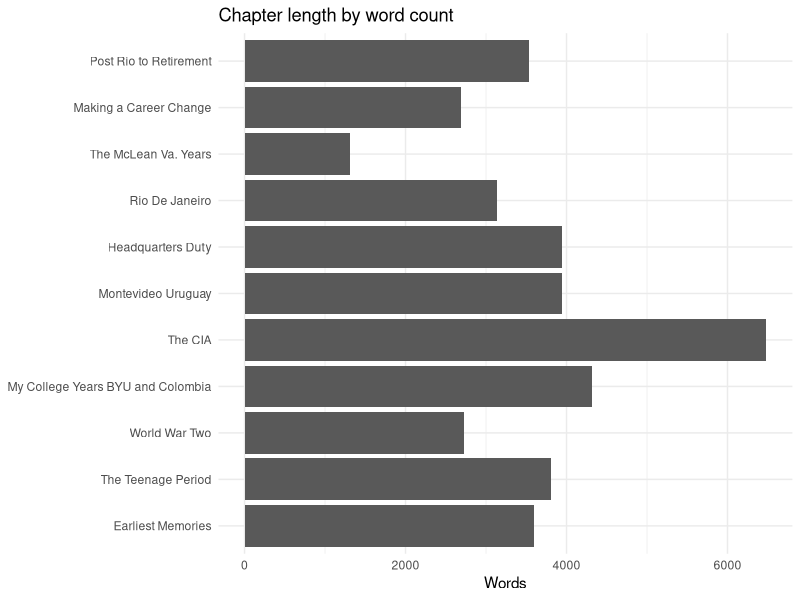

This figure's R source:
## ---- chunk 1
#| label: load-index-data
#| echo: false
library(readr)
library(dplyr)
metadata <- read_csv("data/chapter_metadata.csv", show_col_types = FALSE)
stats <- read_csv("data/processed/chapter_stats.csv", show_col_types = FALSE)
## ---- chunk 2
#| echo: false
stats %>%
  filter(chapter != 12) %>%
  summarise(
    chapters = n(),
    total_words = sum(word_count, na.rm = TRUE),
    total_characters = sum(char_count, na.rm = TRUE)
  )
## ---- chunk 3
#| echo: false
library(ggplot2)
stats %>%
  filter(chapter != 12) %>%
  ggplot(aes(x = reorder(chapter_title, chapter), y = word_count)) +
  geom_col() +
  coord_flip() +
  labs(x = NULL, y = "Words", title = "Chapter length by word count") +
  theme_minimal()
